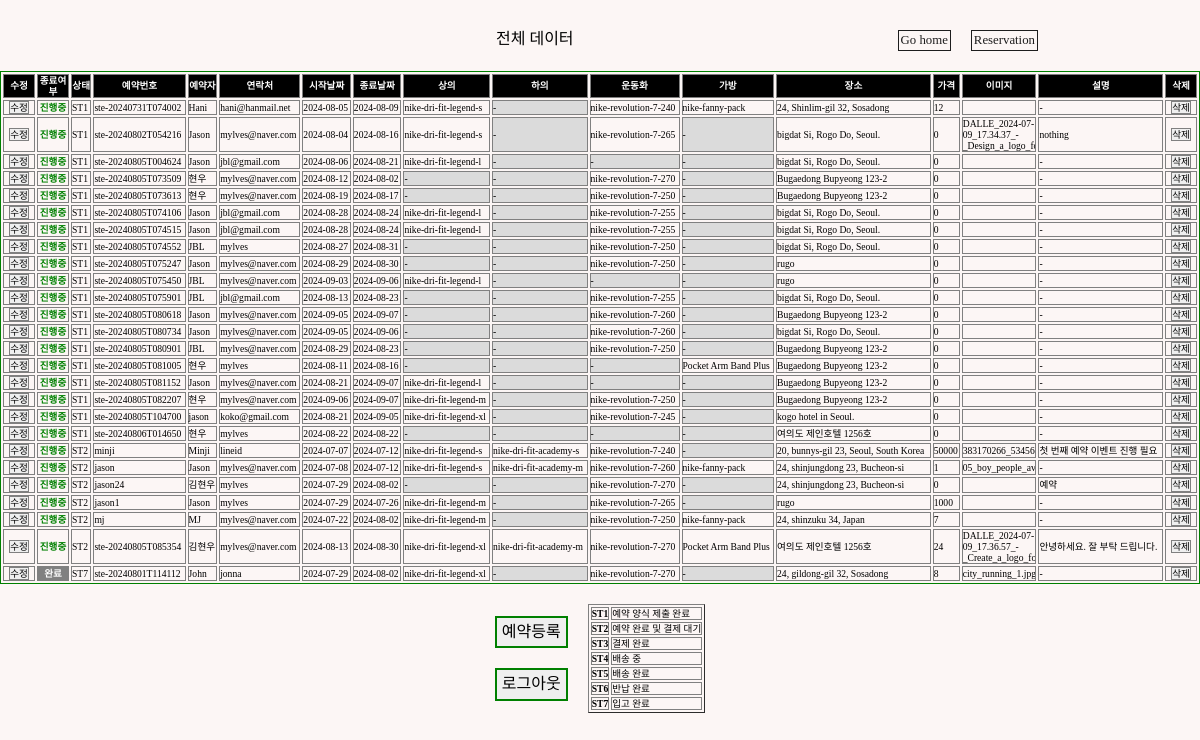
Before: /data/ (signed in) with the older database file.
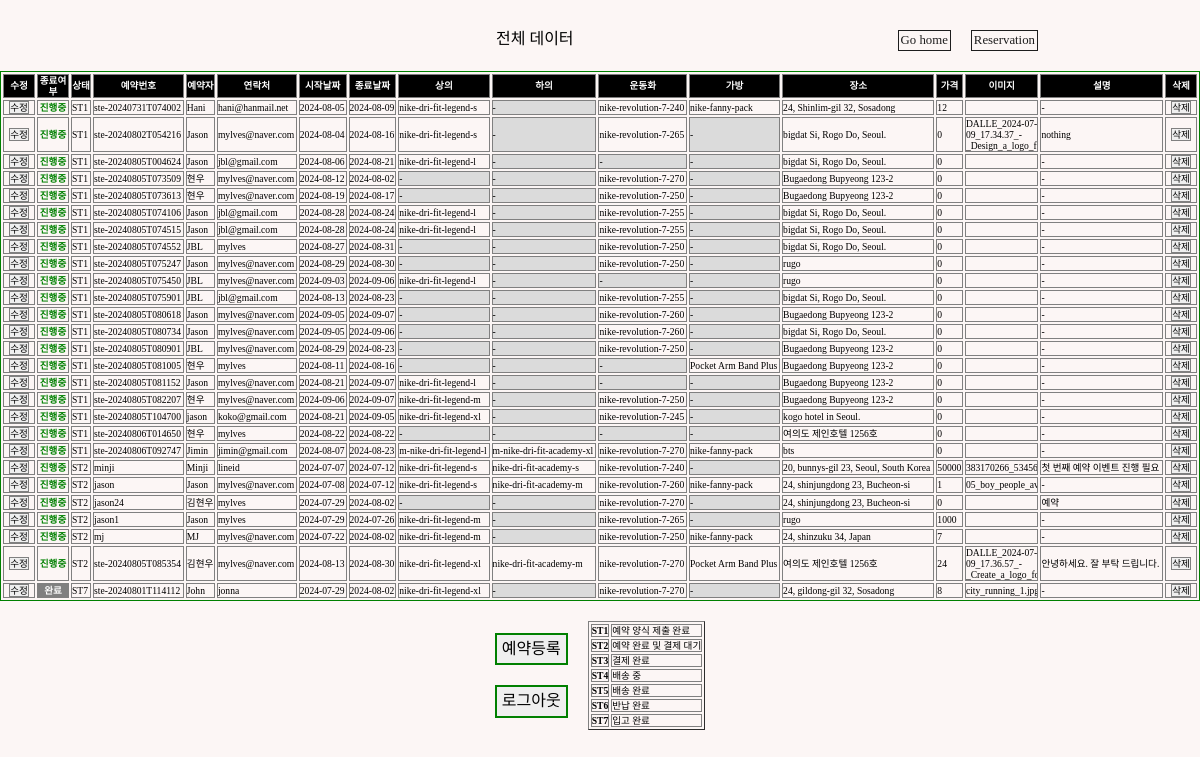
After: the same page with the newer database file.
### reservation/models.py (models this page shows, shortened)
class Reservation(models.Model):
    STATUS_CHOICE = [
        ("ST1", "예약 양식 제출 완료"),
        ("ST2", "예약 완료 및 결제 대기"),
        ("ST3", "결제 완료"),
        ("ST4", "배송 중"),
        ("ST5", "배송 완료"),
        ("ST6", "반납 완료"),
        ("ST7", "입고 완료"),
    ]
    reserv_id = models.CharField(
        max_length=20,
        primary_key=True,
        default="Required_pk",
    )
    client = models.CharField(max_length=20)
    contact = models.CharField(max_length=50, blank=False)
    start_date = models.DateField()
    start_time = models.TimeField(blank=True, default=timezone.now)
    end_date = models.DateField()
    end_time = models.TimeField(blank=True, default=timezone.now)
    top = models.ForeignKey(
        Item,
        on_delete=models.CASCADE,
        limit_choices_to={"category": "top"},
        related_name="topName",
        blank=True,
        null=True,
    )
    bottom = models.ForeignKey(
        Item,
        on_delete=models.CASCADE,
        limit_choices_to={"category": "bottom"},
        related_name="bottomName",
        blank=True,
        null=True,
    )
    shoes = models.ForeignKey(
        Item,
        on_delete=models.CASCADE,
        limit_choices_to={"category": "shoes"},
        related_name="shoesName",
        blank=True,
        null=True,
    )
    bag = models.ForeignKey(
        Item,
        on_delete=models.CASCADE,
        limit_choices_to={"category": "bag"},
        related_name="bagName",
        blank=True,
        null=True,
    )
    image = models.ImageField(upload_to="", blank=True)
    desc = models.TextField(blank=True, default="-")
    status = models.CharField(
        max_length=3,
        choices=STATUS_CHOICE,
        default="ST1",
    )
    completed = models.BooleanField(default=False)
    cost = models.IntegerField(default=0)
    location = models.CharField(max_length=50, blank=False)
    paypal_link = models.CharField(max_length=50, blank=False, default="-")

class Item(models.Model):
    CATEGORY = [
        ("shoes", "Shoes"),
        ("top", "Top"),
        ("bottom", "Bottom"),
        ("bag", "Bag & Pouch"),
        ("etc", "ETC"),
    ]
    SIZE = [
        ("Others", "free"),
        (
            "shoes",
            (
                ("220", "220mm"),
                ("225", "225mm"),
                ("230", "230mm"),
                ("235", "235mm"),
                ("240", "240mm"),
                ("245", "245mm"),
                ("250", "250mm"),
                ("255", "255mm"),
                ("260", "260mm"),
                ("265", "265mm"),
                ("270", "270mm"),
                ("275", "275mm"),
                ("280", "280mm"),
                ("285", "285mm"),
                ("290", "290mm"),
                ("295", "295mm"),
                ("300", "300mm"),
            ),
        ),
        (
            "top",
            (
                ("XS", "XS"),
                ("S", "S"),
                ("M", "M"),
                ("L", "L"),
                ("XL", "XL"),
                ("XXL", "XXL"),
            ),
        ),
        (
            "bottom",
            (
                ("XXS", "XXS"),
                ("XS", "XS"),
                ("S", "S"),
                ("M", "M"),
                ("L", "L"),
                ("XL", "XL"),
                ("XXL", "XXL"),
                ("3XL", "3XL"),
                ("4XL", "4XL"),
                ("5XL", "5XL"),
            ),
        ),
    ]
    GENDER = {("M", "Male"), ("F", "Female"), ("E", "NO Gender")}
    category = models.CharField(max_length=10, choices=CATEGORY)
    gender = models.CharField(max_length=1, blank=True, choices=GENDER)
    name = models.CharField(max_length=20, blank=True)
    model_num = models.CharField(primary_key=True, max_length=50, blank=True)
    size = models.CharField(max_length=10, blank=True, choices=SIZE)
    amount = models.IntegerField(default=0, blank=True)
    link = models.URLField(blank=True)
    def __str__(self):
        return self.model_num

### reservation/views.py (the view)
# urls.py: path("data/", views.data, name="data"),
@login_required(login_url="users:login")
def data(request):
    reservation = Reservation.objects.all().order_by("status")
    context = {"reservation": reservation}
    return render(request, "admin/data.html", context)

### templates/admin/data.html (shortened to what this page needs)
{% load static %}
<!DOCTYPE html>
<html lang="en">
  <head>
    <link rel="stylesheet" type="text/css" href="{% static 'css/sterna.css' %}"/>
    <link rel="stylesheet" type="text/css" href="{% static 'css/normalize.css' %}"/>
    <link href="https://cdnjs.cloudflare.com/ajax/libs/bootstrap-datetimepicker/3.0.0/css/bootstrap-datetimepicker.min.css" rel="stylesheet"/>
  </head>
  <body>
    <div class="tocenter">
      <div class="flex-row" style="width:100%; margin: 30px 0 20px 0; justify-content:space-around;">
        <div style="width:10px;"></div>
        <div>
          <p>전체 데이터</p>
        </div>
        <div class="flex-row">
          <a style="border:solid 1px; font-size:0.8rem; padding:2px;" href="{% url "reservation:sterna" %}">Go home</a>
          <div style="width:20px;"></div>
          <a style="border:solid 1px; font-size:0.8rem; padding:2px;" href="{% url "reservation:check" %}">Reservation</a>
        </div>
      </div>
    </div>
    {% if user.is_staff %}
      <div>
        <table border="1px solid black" bordercolor="green" style="font-size:0.6rem; width:100%;">
          <tr style="background-color:black; color:white;">
            <th scope="col" style="width:30px; text-align:center">수정</th>
            <th scope="col" style="width:30px; text-align:center">종료여부</th>
            <th scope="col">상태</th>
            <th scope="col">예약번호</th>
            <th scope="col">예약자</th>
            <th scope="col">연락처</th>
            <th scope="col">시작날짜</th>
            <th scope="col">종료날짜</th>
            <th scope="col">상의</th>
            <th scope="col">하의</th>
            <th scope="col">운동화</th>
            <th scope="col">가방</th>
            <th scope="col">장소</th>
            <th scope="col">가격</th>
            <th scope="col" style="max-width:70px; text-align:center">이미지</th>
            <th scope="col">설명</th>
            <th scop="com">삭제</th>
          </tr>
          {% for data in reservation %}
            <tr>
              <td style="width:30px; text-align:center">
                <a href="{% url "reservation:update" data.pk %}">
                  <button>수정</button>
                </a>
              </td>
              {% if data.completed == True %}
                <td style="color:white; font-weight:bold; background-color:grey; text-align:center;">완료</td>
              {% else %}
                <td style="color:green; font-weight:bold; text-align:center;">진행중</td>
              {% endif %}
              <td>{{data.status}}</td>
              <td>{{data.reserv_id}}</td>
              <td>{{data.client}}</td>
              <td>{{data.contact}}</td>
              <td>{{data.start_date | date:"Y-m-d"}}</td>
              <td>{{data.end_date | date:"Y-m-d"}}</td>
              {% if data.top.name == None %}
                <td style='background-color:#DBDBDB;'>-</td>
              {% else %}
                <td>{{data.top}}</td>
              {% endif %}
              {% if data.bottom.name == None %}
                <td style='background-color:#DBDBDB;'>-</td>
              {% else %}
                <td>{{data.bottom}}</td>
              {% endif %}
              {% if data.shoes.name == None %}
                <td style='background-color:#DBDBDB;'>-</td>
              {% else %}
                <td>{{data.shoes}}</td>
              {% endif %}
              {% if data.bag.name == None %}
                <td style='background-color:#DBDBDB;'>-</td>
              {% else %}
                <td>{{data.bag}}</td>
              {% endif %}
              <td>{{data.location}}</td>
              <td>{{data.cost}}</td>
              <td style="max-width:70px; overflow:hidden;">{{data.image}}</td>
              <td>{{data.desc}}</td>
              <td style="width:30px; text-align:center">
                <div class="del-button">
                  <a href="{% url "reservation:delpage" data.pk %}">
                    <button>삭제</button>
                  </a>
                </div>
              </td>
            </tr>
          {% endfor %}
        </table>
        <div class="flex-row">
          <div class="flex-column">
            <div class="tocenter" style="margin:20px 0 0 0;">
              <a href="{% url "reservation:register" %}">
                <button style="padding: 5px; border:solid 2px green;">예약등록</button>
              </a>
            </div>
            <div class="tocenter" style="margin:20px 0 0 0;">
              <a href="{% url "users:logout" %}">
                <button style="padding: 5px; border:solid 2px green;">로그아웃</button>
              </a>
            </div>
          </div>
          <table style="margin:20px 0 0 20px;" border="1">
            <tr style='font-weight:normal; font-size:0.6rem;'>
              <th>ST1</th>
              <td>예약 양식 제출 완료</td>
            </tr>
            <tr style='font-weight:normal; font-size:0.6rem;'>
              <th>ST2</th>
              <td>예약 완료 및 결제 대기</td>
            </tr>
            <tr style='font-weight:normal; font-size:0.6rem;'>
              <th>ST3</th>
              <td>결제 완료</td>
            </tr>
            <tr style='font-weight:normal; font-size:0.6rem;'>
              <th>ST4</th>
              <td>배송 중</td>
            </tr>
            <tr style='font-weight:normal; font-size:0.6rem;'>
              <th>ST5</th>
              <td>배송 완료</td>
            </tr>
            <tr style='font-weight:normal; font-size:0.6rem;'>
              <th>ST6</th>
              <td>반납 완료</td>
            </tr>
            <tr style='font-weight:normal; font-size:0.6rem;'>
              <th>ST7</th>
              <td>입고 완료</td>
            </tr>
          </table>
        </div>
      </div>
    {% else %}
      <p class='tocenter' style='margin-top:30px; font-weight:bold; color:blue; font-size:2rem;'>관리자만 열람 가능</p>
    {% endif %}
  </body>
</html>

### static/css/sterna.css (style rules this page uses)
:root { --sterun-primary-color: #fbff00; --sterun-secondary-color: #3A3A3A; --sterun-thirdary-color: #4467AF; --sterun-white-color: #FCF6F5; --sterun-black-color: #1d1d1d; --sterun-grey-color: #E8E8E8; }
* { margin: 0; padding: 0; font-family: "SCDream"; z-index:100; }
html, body { background-color: var(--sterun-white-color); margin-top: 100px; min-height: 100%; margin: 0; }
a { color: var(--sterun-black-color); text-decoration: none; }
button { border: 1px solid grey; }
.tocenter { display: flex; flex-direction: column; align-items: center; width:100%; }
.flex-row { display: flex; flex-direction: row; flex-flow: wrap; justify-content: center; }
.flex-column { justify-content: center; display: flex; flex-direction: column; }

### templates/admin/data.html (style rules this page uses)
tr th { border: solid 1px grey; }
tr td { border: solid 1px grey; }

Changed rows visible on the page:
added Reservation: completed "진행중", status "ST1", reserv_id "ste-20240806T092747", client "Jimin", contact "jimin@gmail.com", start_date "2024-08-07", end_date "2024-08-23", top "m-nike-dri-fit-legend-l", bottom "m-nike-dri-fit-academy-xl", shoes "nike-revolution-7-270", bag "nike-fanny-pack", location "bts", cost "0", desc "-"
